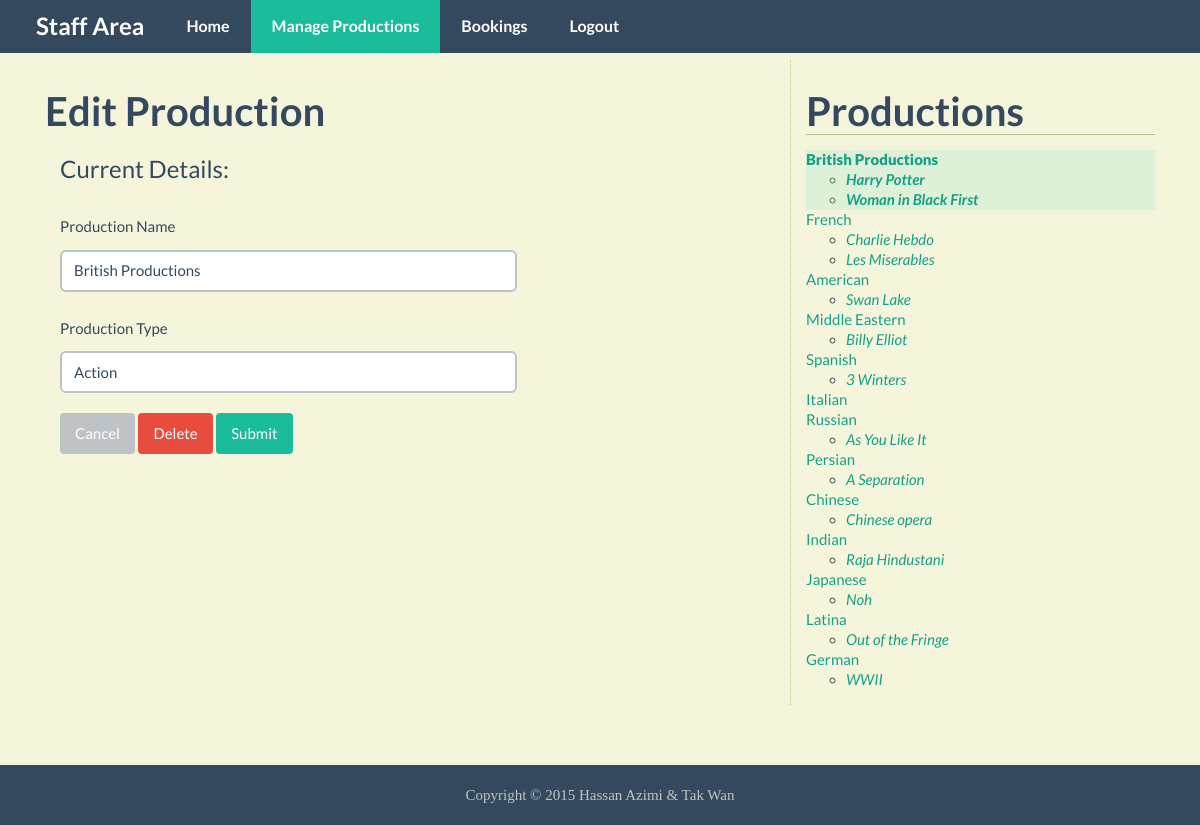
Page /edit_production.php?production=1 (signed in) on the earlier database version.
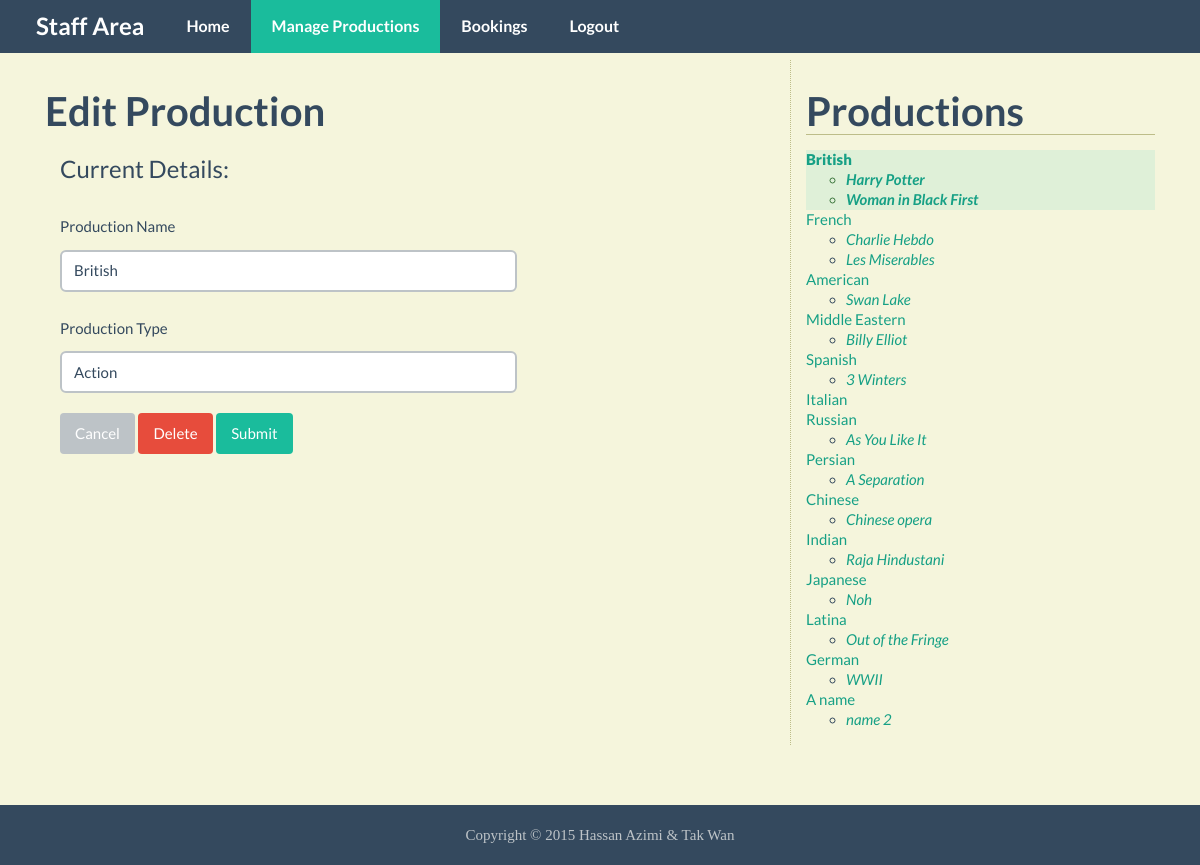
Same page on the later database version.
### tables this page shows
CREATE TABLE IF NOT EXISTS `Production` (
`production_id` int(11) NOT NULL,
  `production_name` varchar(50) NOT NULL,
  `production_type` varchar(20) DEFAULT NULL
);

CREATE TABLE IF NOT EXISTS `Performance` (
`performance_id` int(11) NOT NULL,
  `production_id` int(11) NOT NULL,
  `performance_name` varchar(50) NOT NULL,
  `details` text
);

### public/edit_production.php (the view, shortened to what this page needs)
<?php require_once("../includes/db_connection.php"); ?>
<?php require_once("../includes/functions.php"); ?>
<?php find_selected_performance(); ?>
<?php include("../includes/layouts/header.php"); ?>
	<nav class="navbar navbar-inverse navbar-fixed-top">
		<section class="container">
			<div class="navbar-header">
				<a class="navbar-brand" href="staff.php">Staff Area</a>
			</div>
			<div id="navbar" class="collapse navbar-collapse">
				<ul class="nav navbar-nav">
					<li><a href="staff.php">Home</a></li>
					<li class="active"><a href="manage_content.php">Manage Productions</a></li>
					<li><a href="bookings.php">Bookings</a></li>
					<li><a href="logout.php">Logout</a></li>
			</div>
		</section>
	</nav>
	<section class="container">
		<section class="main col-lg-8">
			<h3>Edit Production</h3>
			<form action="edit_production.php?production=<?php echo urldecode($current_production["production_id"]) ?>" method="POST" role="form">
				<fieldset class="col-lg-8">
					<legend>Current Details:</legend>
					<div class="form-group">
						<label for="name">Production Name</label>
						<input type="text" class="form-control" name="name" id="name" value="<?php echo htmlentities($current_production["production_name"]); ?>" placeholder="Production Name" maxlength="50" required>
					</div>
					<div class="form-group">
						<label for="type">Production Type</label>
						<input type="text" class="form-control" name="type" id="type" value="<?php echo htmlentities($current_production["production_type"]); ?>" placeholder="Production Type" maxlength="50" required>
					</div>
					<a href="manage_content.php" class="btn btn-default">Cancel</a>
					<a href="delete_production.php?production=<?php echo urldecode($current_production["production_id"]); ?>" class="btn btn-danger">Delete</a>
					<button type="submit" name="submit" class="btn btn-primary">Submit</button>
				</fieldset>
			</form>
		</section>
		<section class="sidebar col-lg-4">
			<h3>Productions</h3>
			<?php echo navigation($current_production, $current_performance); ?>
		</section>
	</section>
<?php include("../includes/layouts/footer.php"); ?>

### includes/functions.php (shortened to what this page needs)
<?php
function find_all_productions() {
	global $connection;
	$query          = "SELECT * FROM Production ORDER BY production_id ASC";
	$production_set = mysqli_query($connection, $query);
	return $production_set;
}
function find_performances_for_production($production_id) {
	global $connection;
	$safe_production_id = mysqli_real_escape_string($connection, $production_id);
	$query              = "SELECT * FROM Performance WHERE production_id = {$safe_production_id} ORDER BY performance_name ASC";
	$performance_set    = mysqli_query($connection, $query);
	return $performance_set;
}
function find_production_by_id($production_id) {
	global $connection;
	$safe_production_id = mysqli_real_escape_string($connection, $production_id);
	$query              = "SELECT * FROM Production WHERE production_id = {$safe_production_id} LIMIT 1";
	$production_set     = mysqli_query($connection, $query);
	if($production = mysqli_fetch_assoc($production_set)) {
		return $production;
	} else {
		return NULL;
	}
}
function navigation($production_array, $performance_array) {
	$output         = "<ul class='list-unstyled'>";
	$production_set = find_all_productions();
	while($production = mysqli_fetch_assoc($production_set)) {
		$output .= "<li";
		if($production_array && $production["production_id"] == $production_array["production_id"]) {
			$output .= " class='selected alert-success'";
		}
		$output .= ">";
		$output .= "<a href='manage_content.php?production=";
		$output .= urlencode($production["production_id"]);
		$output .= "'>";
		$output .= htmlentities($production["production_name"]);
		$output .= "</a>";
		$performance_set = find_performances_for_production($production["production_id"]);
		$output .= "<ul>";
		while($performance = mysqli_fetch_assoc($performance_set)) {
			$output .= "<li";
			$output .= ">";
			$output .= "<a href='manage_content.php?performance=";
			$output .= urlencode($performance["performance_id"]);
			$output .= "'>";
			$output .= htmlentities($performance["performance_name"]);
			$output .= "</a></li>";
		}
		$output .= "</ul></li>";
	}
	$output .= "</ul>";
	return $output;
}
function find_selected_performance() {
	if(isset($_GET["production"])) {
		$current_production  = find_production_by_id($_GET["production"]);
		$current_performance = NULL;
	} elseif(isset($_GET["performance"])) {
		$current_production  = NULL;
		$current_performance = find_performance_by_id($_GET["performance"]);
	} else {
		$current_production  = NULL;
		$current_performance = NULL;
	}
}

Differences in the rows shown:
changed production "Action": name "British Productions" → "British"; value "British Productions" → "British"
added production: value "A name"
added performance: value "name 2", shown under "A name"
